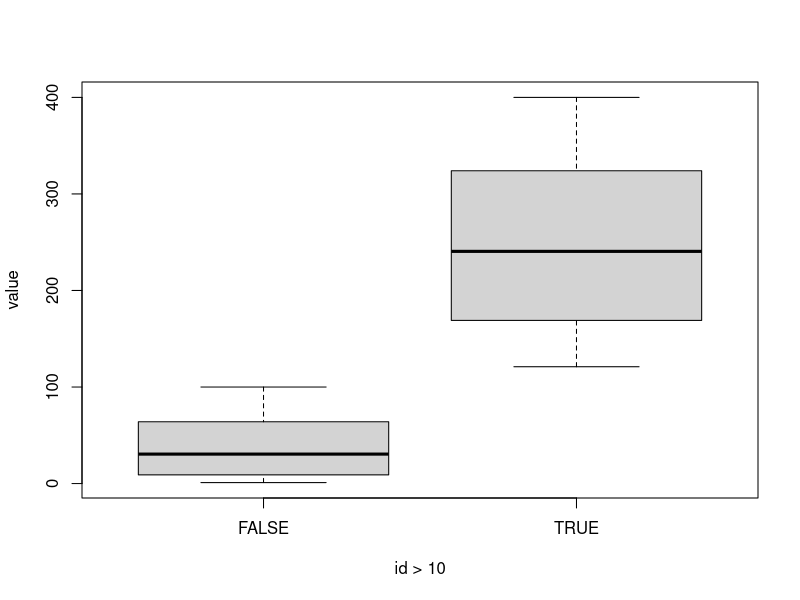

R code for this plot:
## ---- chunk 1
v <- c(1,2,3,4,6)
## ---- chunk 2
df <- data.frame(
  id=1:20,
  value=(1:20) ** 2,
  type=rep(LETTERS[1:5], each=4) 
  )
df
## ---- chunk 3
class(df)
class(df$id) # an integer vector
class(df$value) # an integer vector
class(df$type) # a character vector
class(df[ , 3]) 
## ---- chunk 4
df$type == "A"
df$id[df$type == "A"]
## ---- chunk 5
df[df$type == "A", "id"]
## ---- chunk 6

## ---- chunk 7

## ---- chunk 8

## ---- chunk 9

## ---- chunk 10
df[1:10, ] # cheater... got lucky because they're ordered; this is risky
df[df$id < 11, ]
df[df$id %in% 1:10, ]

df[df$id %in% c(1,3,5,7,9,11,13,15,17,19), ]
df[df$id %% 2 == 1, ] # or more elegantly, find areas where mod 2 is not zero.

df[df$id %% 2 == 1 & df$type %in% c("A", "E"), ]

df[df$id %in% 1:2 | df$type == "E", ]
## ---- chunk 11
t.test(value ~ id > 10, data = df)
## ---- chunk 12
boxplot(value ~ id > 10, data = df)
## ---- chunk 13
var.test(value ~ id > 10, data = df)
## ---- chunk 14
m <- lm(value ~ I(id > 10) + I(type == "A"), data = df)
summary(m)
## ---- chunk 15
t.test(df$value[df$id > 10], df$value[df$id <= 10])
